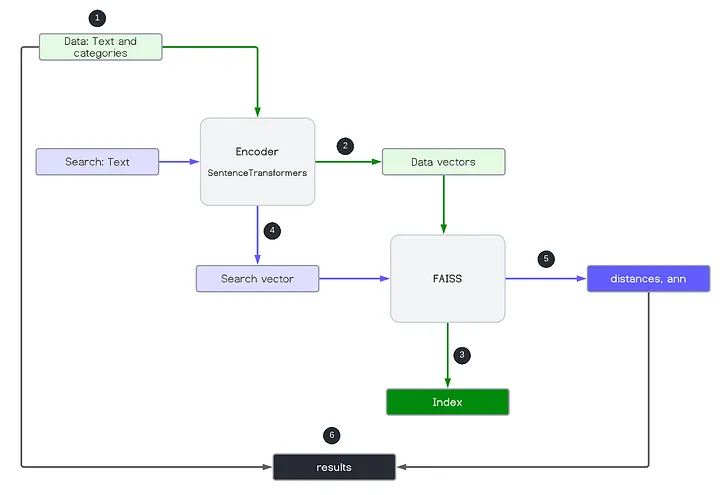
#> input picture asset/0_ouf0eyQskPeGWIGm.webp, 720 x 495 px
$ python -i pysift.py   (imports and definitions only)
#> lines starting #> are read from the running program, lines starting #| are printed output that depends on the picture
#> further down, picture is the input picture: shape (495, 720, 3); mean B, G, R 246.3, 245.8, 244
import logging
from functools import cmp_to_key

from cv2 import INTER_LINEAR, INTER_NEAREST, GaussianBlur, KeyPoint, resize, subtract
from numpy import (
    all,
    any,
    arctan2,
    array,
    cos,
    deg2rad,
    dot,
    exp,
    float32,
    floor,
    full,
    isnan,
    log,
    logical_and,
    nan,
    pi,
    rad2deg,
    roll,
    round,
    sin,
    sqrt,
    stack,
    trace,
    unravel_index,
    where,
    zeros,
)
from numpy.linalg import det, lstsq, norm

####################
# Global variables #
####################

logger = logging.getLogger(__name__)
float_tolerance = 1e-7

#################
# Main function #
#################


def computeKeypointsAndDescriptors(
    image, sigma=1.6, num_intervals=3, assumed_blur=0.5, image_border_width=5
):
    """Compute SIFT keypoints and descriptors for an input image"""
#> called with sigma = 1.6, num_intervals = 3, assumed_blur = 0.5, image_border_width = 5
    image = image.astype("float32")
    base_image = generateBaseImage(image, sigma, assumed_blur)
    num_octaves = computeNumberOfOctaves(base_image.shape)
    gaussian_kernels = generateGaussianKernels(sigma, num_intervals)
    gaussian_images = generateGaussianImages(base_image, num_octaves, gaussian_kernels)
    dog_images = generateDoGImages(gaussian_images)
    keypoints = findScaleSpaceExtrema(
        gaussian_images, dog_images, num_intervals, sigma, image_border_width
    )
    keypoints = removeDuplicateKeypoints(keypoints)
    keypoints = convertKeypointsToInputImageSize(keypoints)
    descriptors = generateDescriptors(keypoints, gaussian_images)
    return keypoints, descriptors


#########################
# Image pyramid related #
#########################


def generateBaseImage(image, sigma, assumed_blur):
    """Generate base image from input image by upsampling by 2 in both directions and blurring"""
#> called with sigma = 1.6, assumed_blur = 0.5
    logger.debug("Generating base image...")
    image = resize(image, (0, 0), fx=2, fy=2, interpolation=INTER_LINEAR)
#> image: shape (990, 1440, 3) float32
    sigma_diff = sqrt(
        max((sigma**2) - ((2 * assumed_blur) ** 2), 0.01)
    )  # [What is the resulting σ after applying successive gaussian blur?](https://math.stackexchange.com/questions/3159846/what-is-the-resulting-sigma-after-applying-successive-gaussian-blur)
    return GaussianBlur(
        image, (0, 0), sigmaX=sigma_diff, sigmaY=sigma_diff
    )  # the image blur is now sigma instead of assumed_blur


def computeNumberOfOctaves(image_shape):
    """Compute number of octaves in image pyramid as function of base image shape (OpenCV default)
    Equation:
    - y/(2**x) = 1
    Legend:
    - x: number of times we can halve the base image
    - y: the shorter side length of the image | image should have a side length of at least 1 pixel
    - -1: to have a integer number of layers in out image pyramid
    """
    return int(round(log(min(image_shape)) / log(2) - 1))


def generateGaussianKernels(sigma, num_intervals):
    """Generate list of gaussian kernels at which to blur the input image. Default values of sigma, intervals, and octaves follow section 3 of Lowe's paper.
    Note that the image pyramid has numOctaves layers, but each layer itself has numIntervals + 3 images. All the images in the same layer have the same width and height, but the amount of blur successively increases. Where does the + 3 come from? We have numIntervals + 1 images to cover numIntervals steps from one blur value to twice that value. We have another + 2 for one blur step before the first image in the layer and another blur step after the last image in the layer. We need these two extra images at the end because we’ll subtract adjacent Gaussian images to create a DoG image pyramid.
    """
#> called with sigma = 1.6, num_intervals = 3
    logger.debug("Generating scales...")
    num_images_per_octave = num_intervals + 3
    k = 2 ** (1.0 / num_intervals)
    gaussian_kernels = zeros(
        num_images_per_octave
    )  # scale of gaussian blur necessary to go from one blur scale to the next within an octave
    gaussian_kernels[0] = sigma

    for image_index in range(1, num_images_per_octave):
        sigma_previous = (k ** (image_index - 1)) * sigma
        sigma_total = k * sigma_previous
        gaussian_kernels[image_index] = sqrt(sigma_total**2 - sigma_previous**2)
    return gaussian_kernels


def generateGaussianImages(image, num_octaves, gaussian_kernels):
    """Generate scale-space pyramid of Gaussian images"""
#> called with num_octaves = 1, gaussian_kernels = array of shape (6,)
    logger.debug("Generating Gaussian images...")
    gaussian_images = []

    for octave_index in range(num_octaves):
        gaussian_images_in_octave = []
        gaussian_images_in_octave.append(
            image
        )  # first image in octave already has the correct blur
        for gaussian_kernel in gaussian_kernels[1:]:
            image = GaussianBlur(
                image, (0, 0), sigmaX=gaussian_kernel, sigmaY=gaussian_kernel
            )
            gaussian_images_in_octave.append(image)
        gaussian_images.append(gaussian_images_in_octave)
        octave_base = gaussian_images_in_octave[-3]
        image = resize(
            octave_base,
            (int(octave_base.shape[1] / 2), int(octave_base.shape[0] / 2)),
            interpolation=INTER_NEAREST,
        )
#> this loop made 1 pass
#> pass 1, in generateGaussianImages, `octave_base = gaussian_images_in_octave[-3]`:
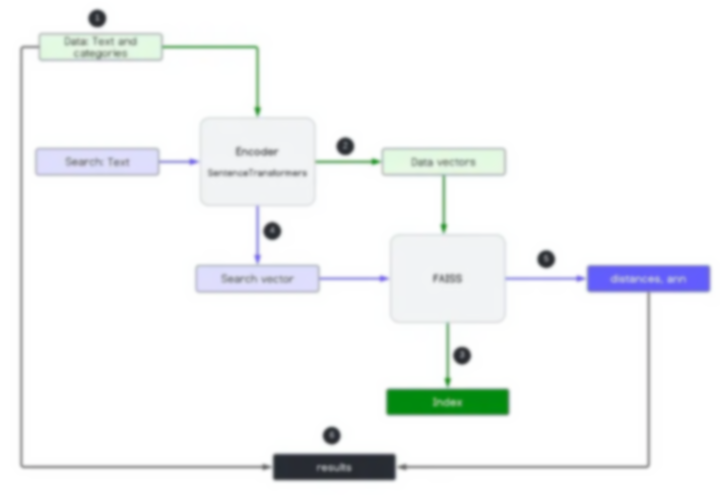
#> octave_base: shape (990, 1440, 3) float32 (shown at 1/2 size); mean of channels 0, 1, 2 247.1, 246.4, 244.7; drawn with min black and max white
#> pass 1, in generateGaussianImages, `image = resize( octave_base, (int(octave_base.shape[1] / 2), int(octav..`:
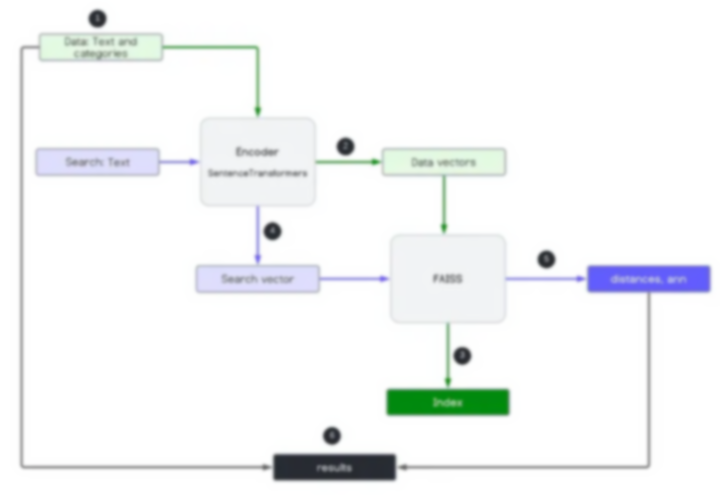
#> image: shape (495, 720, 3) float32; mean of channels 0, 1, 2 246.9, 246.4, 244.5; drawn with min black and max white
#> after the loop, gaussian_images = 1 item
    return array(gaussian_images, dtype=object)


def generateDoGImages(gaussian_images):
    """Generate Difference-of-Gaussians image pyramid"""
    logger.debug("Generating Difference-of-Gaussian images...")
    dog_images = []

    for gaussian_images_in_octave in gaussian_images:
        dog_images_in_octave = []
        for first_image, second_image in zip(
            gaussian_images_in_octave, gaussian_images_in_octave[1:]
        ):
            dog_images_in_octave.append(
                subtract(second_image, first_image)
            )  # ordinary subtraction will not work because the images are unsigned integers
        dog_images.append(dog_images_in_octave)
#> after the loop, dog_images = []
    return array(dog_images, dtype=object)


###############################
# Scale-space extrema related #
###############################


# [559 lines left out: functions findScaleSpaceExtrema, isPixelAnExtremum, localizeExtremumViaQuadraticFit, computeGradientAtCenterPixel, computeHessianAtCenterPixel, computeKeypointsWithOrientations and 5 more, not called in this run]

>>> import cv2
>>> picture = cv2.imread('asset/0_ouf0eyQskPeGWIGm.webp')
#> (the run stopped early here; a loop or call above may not have finished)

$ run again, on asset/extract_local_featrures.webp
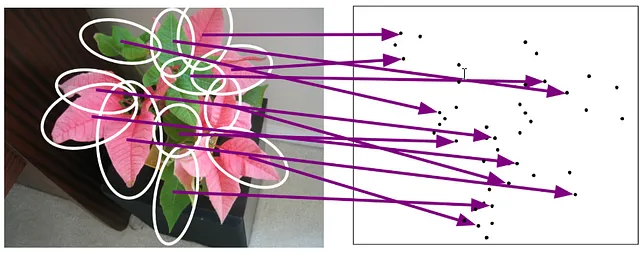
#> input picture asset/extract_local_featrures.webp, 640 x 254 px
#> picture is the input picture: shape (254, 640, 3); mean B, G, R 178, 171.5, 187.5
#> in generateBaseImage, `image = resize(image, (0, 0), fx=2, fy=2, interpolation=INTER_LINEAR)`:
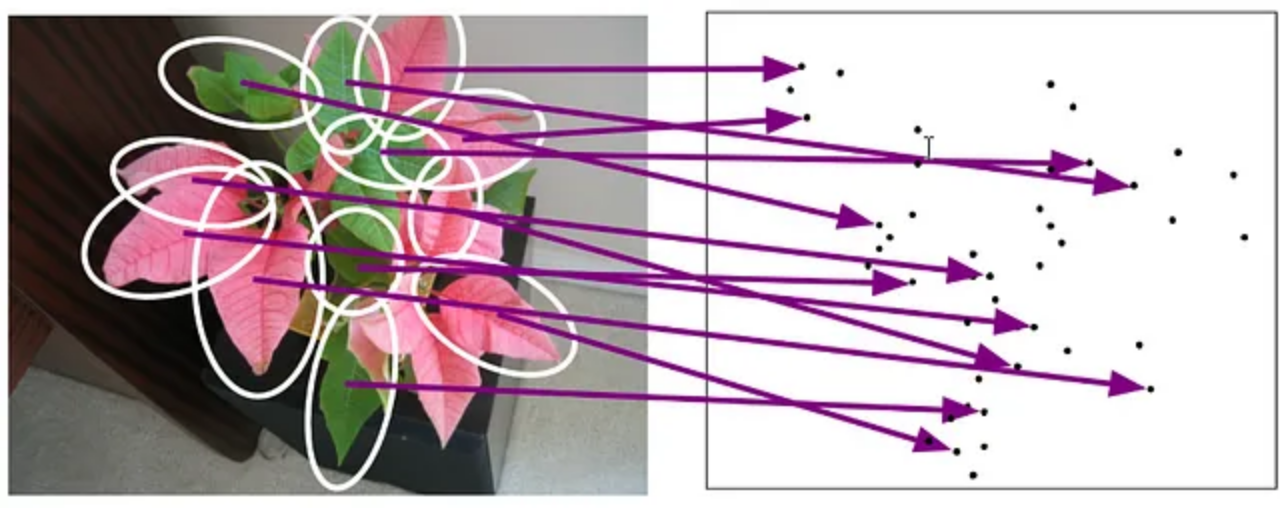
#> image: shape (508, 1280, 3) float32; mean of channels 0, 1, 2 178.4, 171.9, 187.9; drawn as B, G, R
#> the loop in generateGaussianImages, `for octave_index in range(num_octaves):` made 1 pass
#> pass 1, in generateGaussianImages, `octave_base = gaussian_images_in_octave[-3]`:
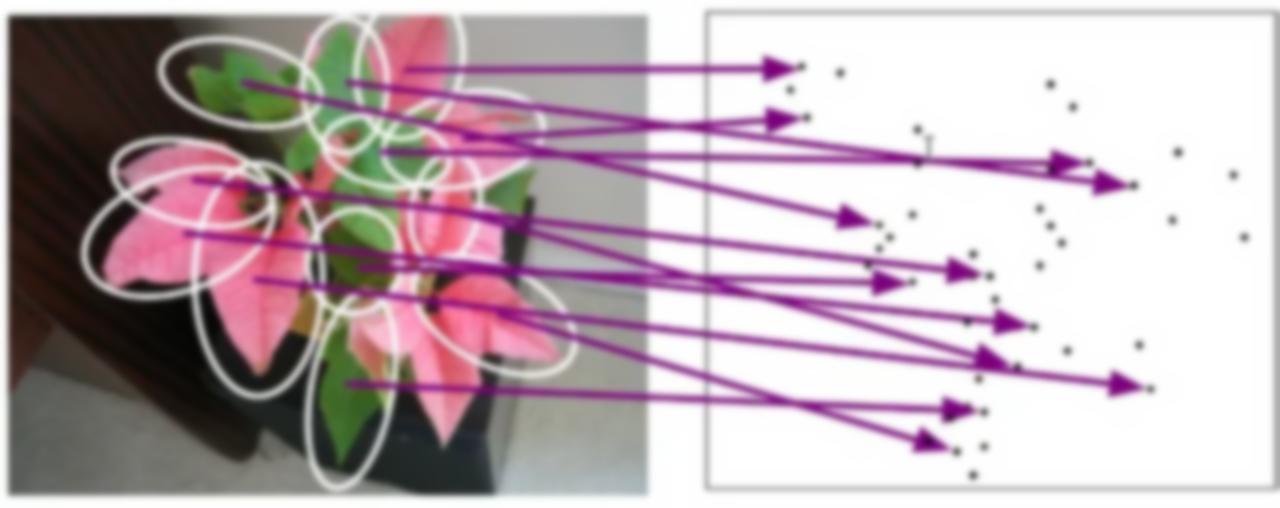
#> octave_base: shape (508, 1280, 3) float32; mean of channels 0, 1, 2 178.3, 171.7, 187.7; drawn with min black and max white
#> after the loop in generateGaussianImages, `for octave_index in range(num_octaves):`: gaussian_images = 1 item
#> the loop in generateDoGImages, `for gaussian_images_in_octave in gaussian_images:` made 1 pass
#> after the loop in generateDoGImages, `for gaussian_images_in_octave in gaussian_images:`: dog_images = []

$ run again, on asset/histograms.webp
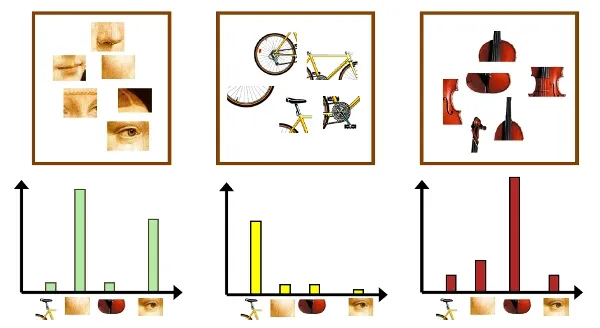
#> input picture asset/histograms.webp, 600 x 328 px
#> picture is the input picture: shape (328, 600, 3); mean B, G, R 223.6, 230.8, 236.7
#> the loop in generateGaussianImages, `for octave_index in range(num_octaves):` made 1 pass
#> pass 1, in generateGaussianImages, `octave_base = gaussian_images_in_octave[-3]`:
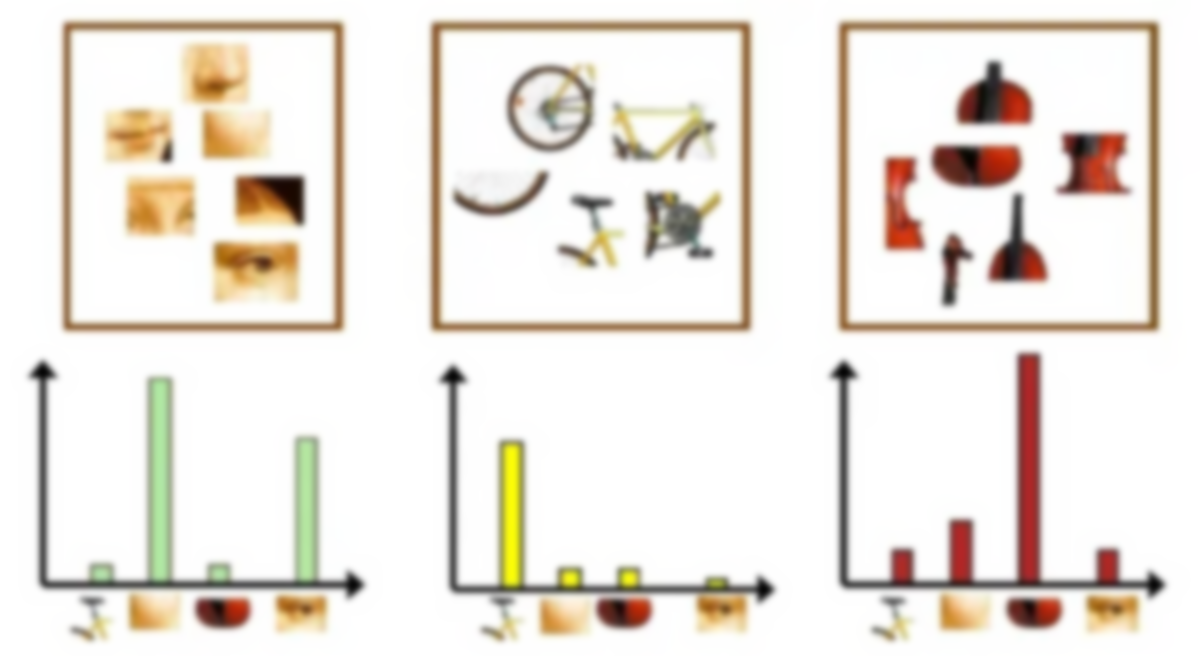
#> octave_base: shape (656, 1200, 3) float32; mean of channels 0, 1, 2 224.1, 231.4, 237.3; drawn with min black and max white
#> pass 1, in generateGaussianImages, `image = resize( octave_base, (int(octave_base.shape[1] / 2), int(octav..`:
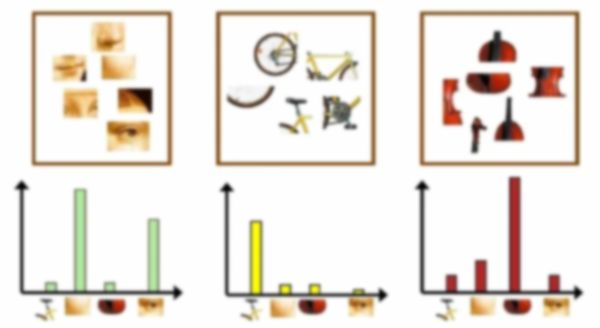
#> image: shape (328, 600, 3) float32; mean of channels 0, 1, 2 223.8, 231.1, 237; drawn with min black and max white
#> after the loop in generateGaussianImages, `for octave_index in range(num_octaves):`: gaussian_images = 1 item
#> the loop in generateDoGImages, `for gaussian_images_in_octave in gaussian_images:` made 1 pass
#> after the loop in generateDoGImages, `for gaussian_images_in_octave in gaussian_images:`: dog_images = []

$ run again, on asset/visual_words_k_means.webp
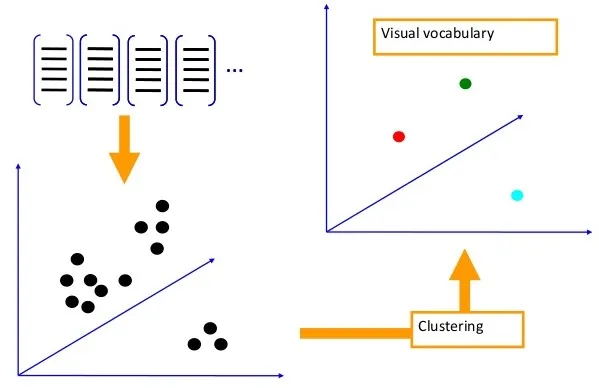
#> input picture asset/visual_words_k_means.webp, 599 x 388 px
#> picture is the input picture: shape (388, 599, 3); mean B, G, R 242.8, 245.1, 246.6
#> in generateBaseImage, `image = resize(image, (0, 0), fx=2, fy=2, interpolation=INTER_LINEAR)`:
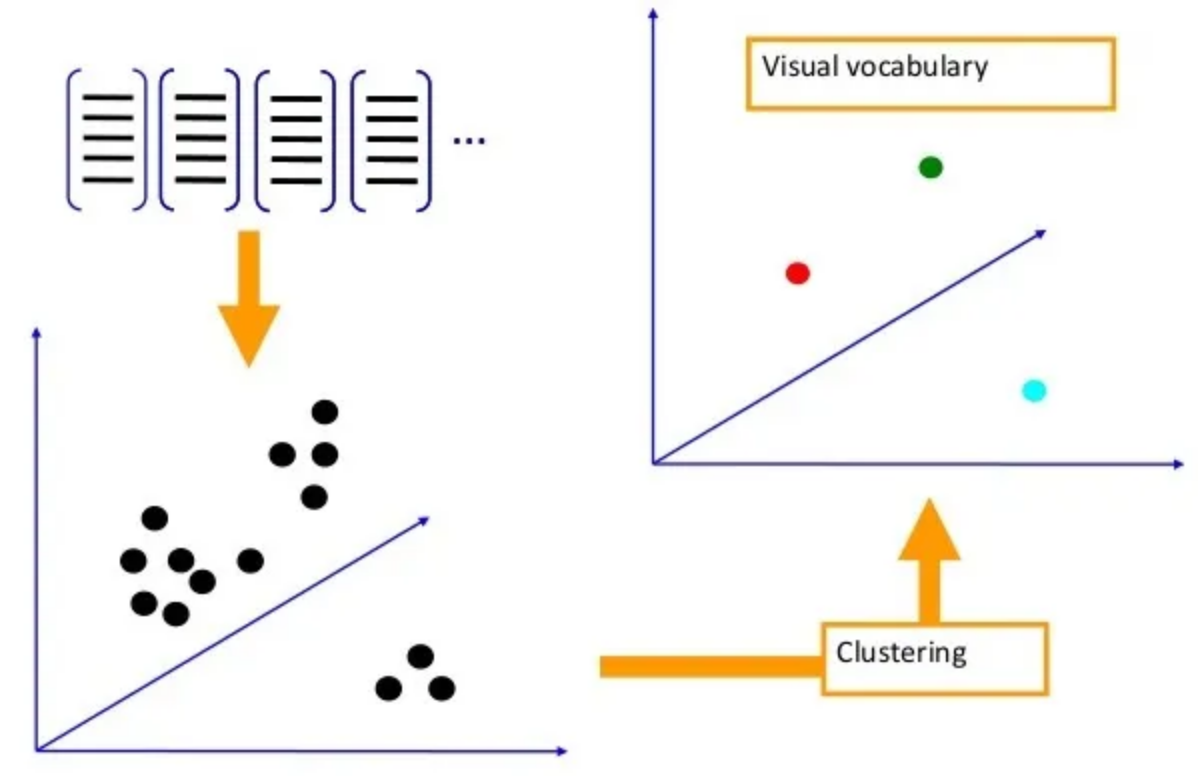
#> image: shape (776, 1198, 3) float32; mean of channels 0, 1, 2 243.6, 246, 247.5; drawn as B, G, R
#> the loop in generateGaussianImages, `for octave_index in range(num_octaves):` made 1 pass
#> pass 1, in generateGaussianImages, `octave_base = gaussian_images_in_octave[-3]`:
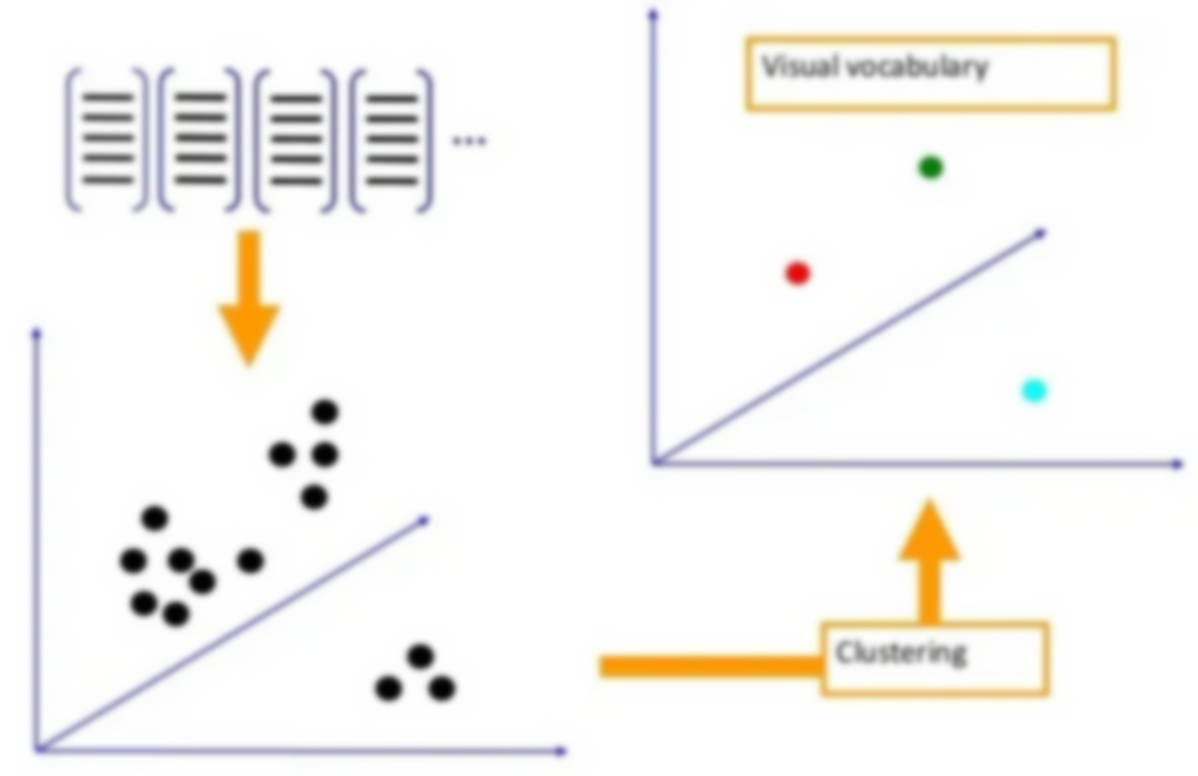
#> octave_base: shape (776, 1198, 3) float32; mean of channels 0, 1, 2 243.6, 245.9, 247.4; drawn with min black and max white
#> after the loop in generateGaussianImages, `for octave_index in range(num_octaves):`: gaussian_images = 1 item
#> the loop in generateDoGImages, `for gaussian_images_in_octave in gaussian_images:` made 1 pass
#> after the loop in generateDoGImages, `for gaussian_images_in_octave in gaussian_images:`: dog_images = []
